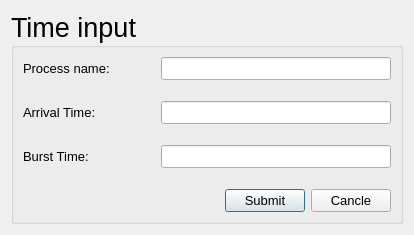
<?xml version="1.0" encoding="UTF-8"?>
<ui version="4.0">
 <class>InputDialog</class>
 <widget class="QDialog" name="InputDialog">
  <property name="geometry">
   <rect>
    <x>0</x>
    <y>0</y>
    <width>414</width>
    <height>235</height>
   </rect>
  </property>
  <property name="windowTitle">
   <string>Dialog</string>
  </property>
  <layout class="QVBoxLayout" name="verticalLayout">
   <item>
    <layout class="QVBoxLayout" name="verticalLayout_2">
     <item>
      <widget class="QGroupBox" name="groupBox">
       <property name="font">
        <font>
         <pointsize>20</pointsize>
         <weight>50</weight>
         <bold>false</bold>
        </font>
       </property>
       <property name="title">
        <string>Time input</string>
       </property>
       <layout class="QVBoxLayout" name="verticalLayout_3">
        <item>
         <layout class="QHBoxLayout" name="horizontalLayout_5">
          <item>
           <widget class="QLabel" name="label_3">
            <property name="sizePolicy">
             <sizepolicy hsizetype="Preferred" vsizetype="Preferred">
              <horstretch>4</horstretch>
              <verstretch>0</verstretch>
             </sizepolicy>
            </property>
            <property name="font">
             <font>
              <pointsize>10</pointsize>
             </font>
            </property>
            <property name="text">
             <string>Process name:</string>
            </property>
           </widget>
          </item>
          <item>
           <spacer name="horizontalSpacer_2">
            <property name="orientation">
             <enum>Qt::Horizontal</enum>
            </property>
            <property name="sizeHint" stdset="0">
             <size>
              <width>40</width>
              <height>20</height>
             </size>
            </property>
           </spacer>
          </item>
          <item>
           <widget class="QLineEdit" name="processname">
            <property name="sizePolicy">
             <sizepolicy hsizetype="Preferred" vsizetype="Preferred">
              <horstretch>10</horstretch>
              <verstretch>0</verstretch>
             </sizepolicy>
            </property>
            <property name="font">
             <font>
              <pointsize>10</pointsize>
             </font>
            </property>
            <property name="text">
             <string/>
            </property>
           </widget>
          </item>
         </layout>
        </item>
        <item>
         <spacer name="verticalSpacer_3">
          <property name="orientation">
           <enum>Qt::Vertical</enum>
          </property>
          <property name="sizeHint" stdset="0">
           <size>
            <width>20</width>
            <height>40</height>
           </size>
          </property>
         </spacer>
        </item>
        <item>
         <layout class="QHBoxLayout" name="horizontalLayout">
          <item>
           <widget class="QLabel" name="label">
            <property name="sizePolicy">
             <sizepolicy hsizetype="Preferred" vsizetype="Preferred">
              <horstretch>4</horstretch>
              <verstretch>0</verstretch>
             </sizepolicy>
            </property>
            <property name="font">
             <font>
              <pointsize>10</pointsize>
             </font>
            </property>
            <property name="text">
             <string>Arrival Time:</string>
            </property>
           </widget>
          </item>
          <item>
           <spacer name="horizontalSpacer_3">
            <property name="orientation">
             <enum>Qt::Horizontal</enum>
            </property>
            <property name="sizeHint" stdset="0">
             <size>
              <width>40</width>
              <height>20</height>
             </size>
            </property>
           </spacer>
          </item>
          <item>
           <widget class="QLineEdit" name="Arrivaltime">
            <property name="sizePolicy">
             <sizepolicy hsizetype="Expanding" vsizetype="Preferred">
              <horstretch>10</horstretch>
              <verstretch>0</verstretch>
             </sizepolicy>
            </property>
            <property name="font">
             <font>
              <pointsize>10</pointsize>
             </font>
            </property>
           </widget>
          </item>
         </layout>
        </item>
        <item>
         <spacer name="verticalSpacer">
          <property name="orientation">
           <enum>Qt::Vertical</enum>
          </property>
          <property name="sizeHint" stdset="0">
           <size>
            <width>20</width>
            <height>40</height>
           </size>
          </property>
         </spacer>
        </item>
        <item>
         <layout class="QHBoxLayout" name="horizontalLayout_3">
          <item>
           <widget class="QLabel" name="label_2">
            <property name="sizePolicy">
             <sizepolicy hsizetype="Preferred" vsizetype="Preferred">
              <horstretch>4</horstretch>
              <verstretch>0</verstretch>
             </sizepolicy>
            </property>
            <property name="font">
             <font>
              <pointsize>10</pointsize>
             </font>
            </property>
            <property name="text">
             <string>Burst Time:</string>
            </property>
           </widget>
          </item>
          <item>
           <spacer name="horizontalSpacer_4">
            <property name="orientation">
             <enum>Qt::Horizontal</enum>
            </property>
            <property name="sizeHint" stdset="0">
             <size>
              <width>40</width>
              <height>20</height>
             </size>
            </property>
           </spacer>
          </item>
          <item>
           <widget class="QLineEdit" name="Bursttime">
            <property name="sizePolicy">
             <sizepolicy hsizetype="Expanding" vsizetype="Preferred">
              <horstretch>10</horstretch>
              <verstretch>0</verstretch>
             </sizepolicy>
            </property>
            <property name="font">
             <font>
              <pointsize>10</pointsize>
             </font>
            </property>
           </widget>
          </item>
         </layout>
        </item>
        <item>
         <spacer name="verticalSpacer_2">
          <property name="orientation">
           <enum>Qt::Vertical</enum>
          </property>
          <property name="sizeHint" stdset="0">
           <size>
            <width>20</width>
            <height>40</height>
           </size>
          </property>
         </spacer>
        </item>
        <item>
         <layout class="QHBoxLayout" name="horizontalLayout_4">
          <item>
           <spacer name="horizontalSpacer">
            <property name="orientation">
             <enum>Qt::Horizontal</enum>
            </property>
            <property name="sizeHint" stdset="0">
             <size>
              <width>40</width>
              <height>20</height>
             </size>
            </property>
           </spacer>
          </item>
          <item>
           <widget class="QPushButton" name="Submit">
            <property name="font">
             <font>
              <pointsize>10</pointsize>
             </font>
            </property>
            <property name="text">
             <string>Submit</string>
            </property>
           </widget>
          </item>
          <item>
           <widget class="QPushButton" name="Cancle">
            <property name="font">
             <font>
              <pointsize>10</pointsize>
             </font>
            </property>
            <property name="text">
             <string>Cancle</string>
            </property>
           </widget>
          </item>
         </layout>
        </item>
       </layout>
      </widget>
     </item>
    </layout>
   </item>
  </layout>
 </widget>
 <resources/>
 <connections/>
</ui>
